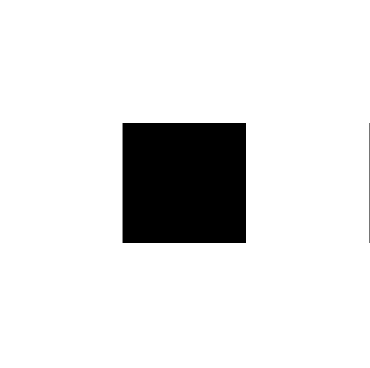
#> input picture images/Chess_Board.png, 370 x 368 px, found by its file name
$ jupyter execute Untitled1.ipynb   (shell and % lines are left out)   (older library calls are emulated)
#> lines starting #> are read from the running program, lines starting #| are printed output that depends on the picture
[cell 1]
from mpl_toolkits.mplot3d import Axes3D
from skimage.color        import rgb2grey

[cell 2]
import numpy             as np
import matplotlib.pyplot as plt

[cell 3]
im = plt.imread('../../images/Chess_Board.png')
#> im is the input picture: shape (368, 370, 3) float32; min 0, max 1, mean 0.891
implot = plt.imshow(im)
#plt.show()

[cell 4]
im.shape
#> Out = (368, 370, 3)

[cell 5]
im_g = rgb2grey(im)
print( im_g.shape )
#| (368, 370)
implot = plt.imshow(im)

[cell 6]
x,y  = im_g.shape[0],im_g.shape[1]
#> x = 368; y = 370
mesh = np.meshgrid(np.arange(x),np.arange(y) )

ax = plt.figure(figsize=(8,8)).add_subplot(111, projection='3d');

ax.scatter( mesh[0].flatten().astype('float')[::50],
            mesh[1].flatten().astype('float')[::50],
            im_g.flatten()[::50] )

ax.set_aspect('equal')
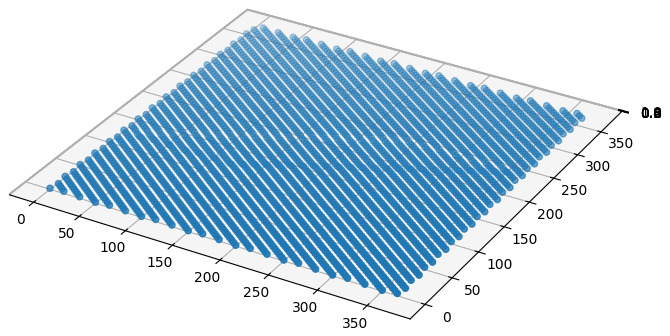
#> figure drawn by matplotlib, 1 panel

[cell 7]
from skimage.filters.rank import entropy
from skimage.morphology   import disk

[cell 8]
n     = 21
im_en = entropy(im_g.astype('uint16'), disk(n))
#> im_en: shape (368, 370) float64; every value is 0

[cell 9]
plt.imshow(im_en,cmap='inferno')

[cell 10]
overl = 1
step  = int( overl*n )

x,y = im_g.shape
x   = np.arange( 0,x-step,step)
#> x = 17 values from 0 to 336
y   = np.arange( 0,y-step,step)
#> y = 17 values from 0 to 336

x,y = np.meshgrid(x,y)
#x.shape

[cell 11]
def im_mean(X):
    return X.flatten().mean()

[cell 12]
X = []
for i,j in zip( x.flatten(),y.flatten() ):
    X.append( im_mean( im_g[ range(i,i+n) ][:,range(j,n+j)] ) )
#> after the loop, X = 289 values, max 1 at index 0, min 0 at index 108, mean 0.884

X = np.array(X)

[cell 13]
X = X.reshape( x.shape[0],y.shape[0] )
C = np.arange(X.size).reshape(X.shape)

[cell 14]
diff_x = np.diff(X,axis=1)
diff_y = np.diff(X,axis=0)

[cell 15]
u = .2
for i in range( diff_x.shape[0]-1 ):
    for j in range( diff_y.shape[0]-1 ):
        #print diff[i,j]
        if np.abs( diff_x[i,j] ) < u:
            C[i,j+1] = C[i,j]

        if np.abs( diff_y[i,j] ) < u:
            C[i+1,j] = C[i,j]

C
